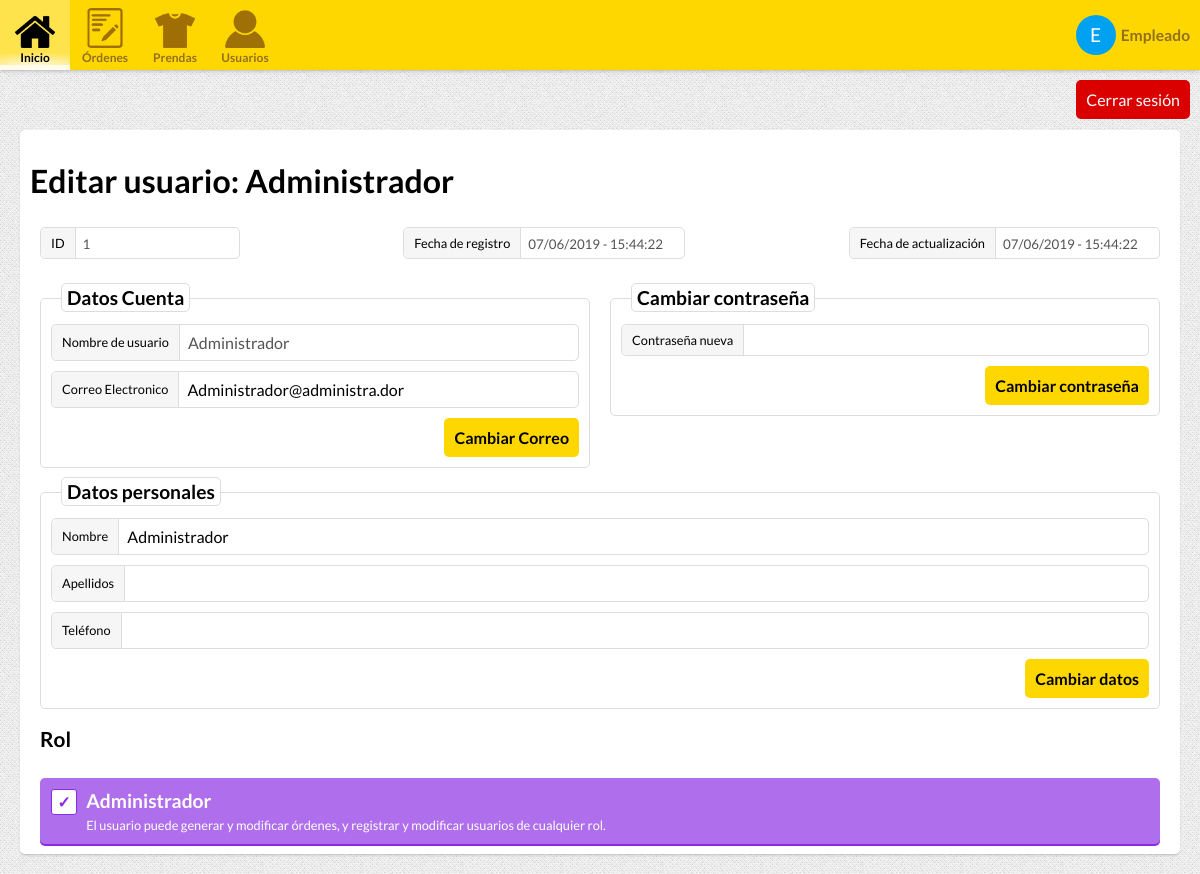
The app's page /user.php?id=1 (signed in) with its own data.
### tables this page shows
CREATE TABLE "USERS" (
	"USER_ID"	INTEGER NOT NULL PRIMARY KEY AUTOINCREMENT,
	"USERNAME"	TEXT NOT NULL,
	"NAME"	TEXT NOT NULL,
	"SURNAME"	TEXT,
	"PHONE"	INTEGER,
	"EMAIL"	TEXT NOT NULL,
	"HASHED_PASSWORD"	TEXT NOT NULL,
	"ROLE_ID"	INTEGER NOT NULL DEFAULT 0,
	"UPDATE_TIMESTAMP"	INTEGER NOT NULL,
	"REGISTER_TIMESTAMP"	INTEGER NOT NULL,
	"ACTIVE"	INTEGER NOT NULL DEFAULT 0,
	FOREIGN KEY("ROLE_ID") REFERENCES "USER_ROLES"("ROLE_ID")
);

CREATE TABLE "USER_ROLES" (
	"ROLE_ID"	INTEGER NOT NULL PRIMARY KEY AUTOINCREMENT,
	"ROLE_NAME"	TEXT NOT NULL,
	"ROLE_CSS_CLASS"	TEXT,
	"ROLE_DESCRIPTION"	TEXT
);

### Controllers/UserController.php (called while the page is built, shortened)
<?php
class UserController {
    private function connect(){
        return new PDO("sqlite:.data/data.db");
    }
    public function getUser($id){
        $db = $this->connect();
        $sql = "SELECT * FROM USERS AS U, USER_ROLES AS R WHERE USER_ID = :userID AND U.ROLE_ID = R.ROLE_ID";
        $stmt = $db->prepare($sql);
        $stmt->bindParam(':userID', $id);
        if($stmt->execute()){
            if($row = $stmt->fetch()){
               return new User(
                $row["USER_ID"],
                $row["USERNAME"],
                $row["HASHED_PASSWORD"],
                $row["EMAIL"],
                new Role(
                    $row["ROLE_ID"],
                    $row["ROLE_NAME"],
                    $row["ROLE_CSS_CLASS"],
                    $row["ROLE_DESCRIPTION"]
                ),
                $row["PHONE"],
                $row["NAME"],
                $row["SURNAME"],
                $row["REGISTER_TIMESTAMP"],
                $row["UPDATE_TIMESTAMP"],
                $row["ACTIVE"]
                );
            }
        }
        return null;
    }
}

### Classes/User.php (called while the page is built, shortened)
<?php
require_once("Classes/Role.php");
class User{
    private $id;
    private $username;
    private $email;
    private $role;
    private $telephone;
    private $name;
    private $surname;
    private $registeredDate;
    private $updateDate;
    function __construct($id = 0, $username, $password = null, $email, $role, $telephone, $name, $surname, $registeredDate, $updateDate, $active = 0){
        $this->id = $id;
        $this->username = $username;
        $this->email = $email;
        $this->role = $role;
        $this->telephone = $telephone;
        $this->name = $name;
        $this->surname = $surname;
        $registeredDateOb = new DateTime();
        $registeredDateOb->setTimestamp($registeredDate);
        $this->registeredDate = $registeredDateOb;
        $updateDateOb = new DateTime();
        $updateDateOb->setTimestamp($updateDate);
        $this->updateDate = $updateDateOb;
    }
    function getId(){
        return $this->id;
    }
    function getUsername(){
        return $this->username;
    }
    function getEmail(){
        return $this->email;
    }
    function getRole(){
        return $this->role;
    }
    function getTelephone(){
        return $this->telephone;
    }
    function getName(){
        return $this->name;
    }
    function getRegisteredDateString(){
        $date = $this->registeredDate;
        return $date->format('d/m/Y - H:i:s');
    }
    function getUpdateDateString(){
        $date = $this->updateDate;
        return $date->format('d/m/Y - H:i:s');
    }
    function getSurname(){
        return $this->surname;
    }
}

### Classes/Role.php (called while the page is built)
<?php
class Role{
    private $id;
    private $name;
    private $cssClass;
    private $description;
    function __construct($id, $name, $cssClass, $description = ""){
        $this->id = $id;
        $this->name = $name;
        $this->cssClass = $cssClass;
        $this->description = $description;
    }
    function getID(){
        return $this->id;
    }
    function getName(){
        return $this->name;
    }
    function getCssClass(){
        return $this->cssClass;
    }
    function getDescription(){
        return $this->description;
    }
}

### ViewControllers/userViewController.php (the view, shortened to what this page needs)
<?php
require_once("Controllers/UserController.php");
require_once("Classes/User.php");
require_once("Classes/Role.php");
$userController = new UserController();
$roles = $userController->getRoles();
$client = false;
$employee = false;
$admin = false;
$edit = false;
$register = false;
if(isset($_SESSION["userID"])){
    $sessionUser = $userController->getUser($_SESSION["userID"]);
    $sessionUserRole = $sessionUser->getRole();
}else {
    header("location: login.php");
}
if($sessionUserRole->getID() == 0){
    $client = true;
}elseif($sessionUserRole->getID() == 1){
    $employee = true;
}elseif($sessionUserRole->getID() == 2){
    $admin = true;
}
if(isset($_GET["id"]) && !empty($_GET["id"])){
    $edit = true;
}elseif(isset($_GET["newUser"])){
    $register = true;
    $title = "Registrar usuario";
}else {
    $_SESSION["unauthorized"] = true;
    header("Location: index.php");
}
if($edit && (($employee || $admin) || $sessionUser->getID() == $_GET["id"])){
    try{
        $user = $userController->getUser($_GET["id"]);
        $userRole = $user->getRole();
    }catch(Exception $e){
        $_SESSION["unknownUser"] = true;
        header("location: users.php");
    }
}
if(isset($_SESSION["userID"])){
    $sessionUser = $userController->getUser($_SESSION["userID"]);
} else {
    header("location: login.php");
}
function showIDField(){
    global $edit;
    global $employee;
    global $admin;
    global $user;
    if($edit && ($employee || $admin)){
        ?>
        <label class="boxed-input" id="username">
            <div class="text-label"><span>ID</span></div>
            <div class="input-container">
                <input type="text" value="<?=$user->getID()?>" disabled>
            </div>
        </label>
        <?php
    }
}
function showRegisterDateField(){
    global $edit, $client, $employee, $admin, $user;
    ?>
    <label class="boxed-input" id="register-date">
        <div class="text-label"><span>Fecha de registro</span></div>
        <div class="input-container">
            <input type="text" value="<?=$user->getRegisteredDateString()?>" disabled>
        </div>
    </label>
    <?php
}
function showUpdateDateField(){
    global $edit, $client, $employee, $admin, $user;
    if($employee || $admin){
    ?>
    <label class="boxed-input" id="update-date">
        <div class="text-label"><span>Fecha de actualización</span></div>
        <div class="input-container">
           <input type="text" value="<?=$user->getUpdateDateString()?>" disabled>
        </div>
    </label>
    <?php
    }
}
function showAccountDataForm(){
    global $edit, $client, $register, $employee, $admin, $user;
    if($edit){
    ?>
    <form id="account-info-container" method="post" action="user.php?id=<?=$user->getID()?>">
        <div class="field-set" id="client-infoset">
        <h3>Datos Cuenta</h3>
            <label class="boxed-input" id="username">
                <div class="text-label"><span>Nombre de usuario</span></div>
                <div class="input-container">
                    <input type="text" value="<?=$user->getUsername()?>" disabled>
                </div>
            </label>
            <label class="boxed-input" id="email">
                <div class="text-label"><span>Correo Electronico</span></div>
                <div class="input-container">
                    <input autocomplete="off" type="text" value="<?=$user->getEmail()?>" name="email">
                </div>
            </label>
            <div class="form-buttons">
                <input type="submit" value="Cambiar Correo" class="input-submit-button">
            </div>
        </div>
    </form>
        <?php
    }
}
function showPasswordForm(){
    global $edit, $register, $register, $client, $employee, $admin, $user, $sessionUser;
    if($edit){
    ?>
        <form id="change-password-container" method="post" action="user.php?id=<?=$user->getID()?>">
            <div class="field-set" id="change-password">
            <h3>Cambiar contraseña</h3>
                <label class="boxed-input mandatory" id="password">
                    <div class="text-label"><span>Contraseña nueva</span></div>
                    <div class="input-container">
                        <input autocomplete="off" type="password" name="password">
                    </div>
                </label>
                <div class="form-buttons">
                    <input type="submit" value="Cambiar contraseña" class="input-submit-button">
                </div>
            </div>
        </form>
    <?php
    }
}
function showPersonalInfoForm(){
    global $edit, $register, $register, $client, $employee, $admin, $user, $sessionUser;
    if($edit && ($admin || $employee ||($client || $user->getID() == $sessionUser->getID()))){
    ?>
    <form id="personal-info-container" action="user.php?id=<?=$user->getID()?>" method="post">
        <div class="field-set" id="personal-info-infoset">
            <h3>Datos personales</h3>
            <label class="boxed-input" id="username">
                <div class="text-label"><span>Nombre</span></div>
                <div class="input-container">
                    <input autocomplete="off" type="text" name="name" value="<?=$user->getName()?>">
                </div>
            </label>
            <label class="boxed-input" id="surname">
                <div class="text-label"><span>Apellidos</span></div>
                <div class="input-container">
                    <input autocomplete="off" type="text" name="surname" value="<?=$user->getSurname()?>">
                </div>
            </label>
            <label class="boxed-input" id="phone">
                <div class="text-label"><span>Teléfono</span></div>
                <div class="input-container">
                    <input autocomplete="off" type="number" name="phone" value="<?=$user->getTelephone()?>">
                </div>
            </label>
            <div class="form-buttons">
                <input type="submit" value="Cambiar datos" class="input-submit-button">
            </div>
        </div>
    </form>
    <?php
    }
}
function showRoleForm(){
    global $edit, $register, $register, $client, $employee, $admin, $user, $roles, $userRole, $sessionUser;
    if($userRole){
        $userRole = $user->getRole();
    }
    if($edit && ($admin || $employee) && $user->getID() != $sessionUser->getID()){
    ?>
    <form id="role-form" action="user.php?id=<?=$user->getID()?>" method="post">
        <h2>Rol</h2>
        <div>
            <?php
            if($admin){
                foreach($roles as $role){
                ?>
        <label class="boxed-radio <?=$role->getCssClass()?>">
            <input type="radio" name="role" value="<?=$role->getID()?>" <?=$userRole->getID() == $role->getID() ? "checked" : ""?>>
            <div class="container">
                <div class="radio-checkbox">&#x2713;</div>
                <div class="radio-title"><?=$role->getName()?></div>
                <div class="radio-desc"><?=$role->getDescription()?></div>
            </div>
        </label>
                <?php
                }
            }elseif($employee){
                ?>
        <label class="boxed-radio <?=$userRole->getCssClass()?>">
            <div class="container">
                <div class="radio-checkbox">&#x2713;</div>
                <div class="radio-title"><?=$userRole->getName()?></div>
                <div class="radio-desc"><?=$userRole->getDescription()?></div>
            </div>
        </label>
                <?php
            }
            ?>
        </div>
    </form>
    <?php
    }
}
    ?>

### includes/navbar.inc (shortened to what this page needs)
<?php
$logoutParams = $_GET;
$logoutParams["logout"] = "";
?>
    <nav class="top-header">
        <a class="menu-item" href="index.php">
            <img src="media/img/inicio.png">
            <div class="label">Inicio</div>
        </a>
        <a class="menu-item" href="orders.php">
            <img src="media/img/order.png">
            <div class="label">Órdenes</div>
        </a>
        <?php
        if($employee||$admin){
            ?>
        <a class="menu-item" href="clothes.php">
            <img src="media/img/prendas.png">
            <div class="label">Prendas</div>
        </a>
        <a class="menu-item" href="users.php">
            <img src="media/img/users.png">
            <div class="label">Usuarios</div>
        </a>
            <?php
        }
        ?>
        <a class="menu-item user" href="user.php?id=<?=$sessionUser->getID()?>">
            <div class="user-avatar"><?=substr($sessionUser->getName(), 0,1) . substr($sessionUser->getSurname(), 0,1)?></div>
            <div class="username"><?=$sessionUser->getName()." ".$sessionUser->getSurname()?></div>
        </a>
    </nav>
    <a class="logout-button" href="?<?=http_build_query($logoutParams)?>">Cerrar sesión</a>

### records on screen
users: NAME "E", NAME "Empleado"
users: ACTIVE "1", REGISTER_TIMESTAMP "07/06/2019 - 15:44:22", UPDATE_TIMESTAMP "07/06/2019 - 15:44:22", ROLE_ID.ROLE_NAME "Administrador", email "Administrador@administra.dor", name "Administrador", ROLE_ID.ROLE_DESCRIPTION "El usuario puede generar y modificar órdenes, y registrar y modificar usuarios de cualquier rol."

### other values on screen
$title "Editar usuario: Administrador"
